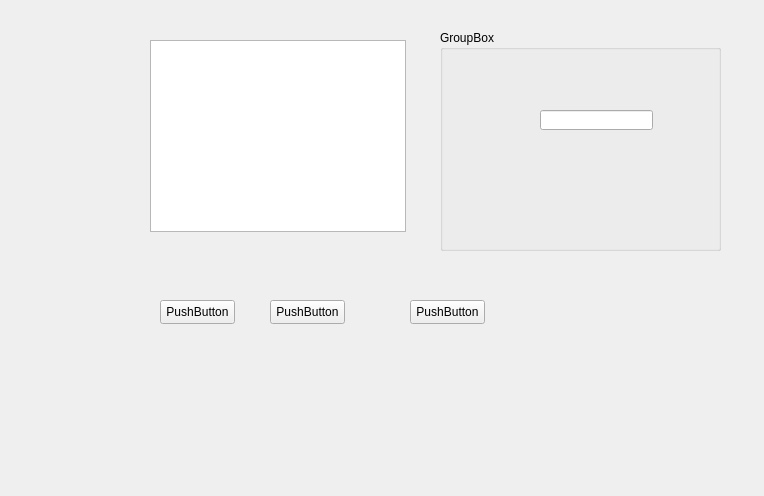
<?xml version="1.0" encoding="UTF-8"?>
<ui version="4.0">
 <class>Frm_ObjectiveManagement</class>
 <widget class="QWidget" name="Frm_ObjectiveManagement">
  <property name="geometry">
   <rect>
    <x>0</x>
    <y>0</y>
    <width>764</width>
    <height>496</height>
   </rect>
  </property>
  <property name="windowTitle">
   <string>Form</string>
  </property>
  <widget class="QPushButton" name="pushButton">
   <property name="geometry">
    <rect>
     <x>160</x>
     <y>300</y>
     <width>75</width>
     <height>24</height>
    </rect>
   </property>
   <property name="text">
    <string>PushButton</string>
   </property>
  </widget>
  <widget class="QPushButton" name="pushButton_2">
   <property name="geometry">
    <rect>
     <x>270</x>
     <y>300</y>
     <width>75</width>
     <height>24</height>
    </rect>
   </property>
   <property name="text">
    <string>PushButton</string>
   </property>
  </widget>
  <widget class="QPushButton" name="pushButton_3">
   <property name="geometry">
    <rect>
     <x>410</x>
     <y>300</y>
     <width>75</width>
     <height>24</height>
    </rect>
   </property>
   <property name="text">
    <string>PushButton</string>
   </property>
  </widget>
  <widget class="QTableView" name="tableView">
   <property name="geometry">
    <rect>
     <x>150</x>
     <y>40</y>
     <width>256</width>
     <height>192</height>
    </rect>
   </property>
  </widget>
  <widget class="QGroupBox" name="groupBox">
   <property name="geometry">
    <rect>
     <x>440</x>
     <y>30</y>
     <width>281</width>
     <height>221</height>
    </rect>
   </property>
   <property name="title">
    <string>GroupBox</string>
   </property>
   <widget class="QLineEdit" name="lineEdit">
    <property name="geometry">
     <rect>
      <x>100</x>
      <y>80</y>
      <width>113</width>
      <height>20</height>
     </rect>
    </property>
   </widget>
  </widget>
 </widget>
 <resources/>
 <connections/>
</ui>
